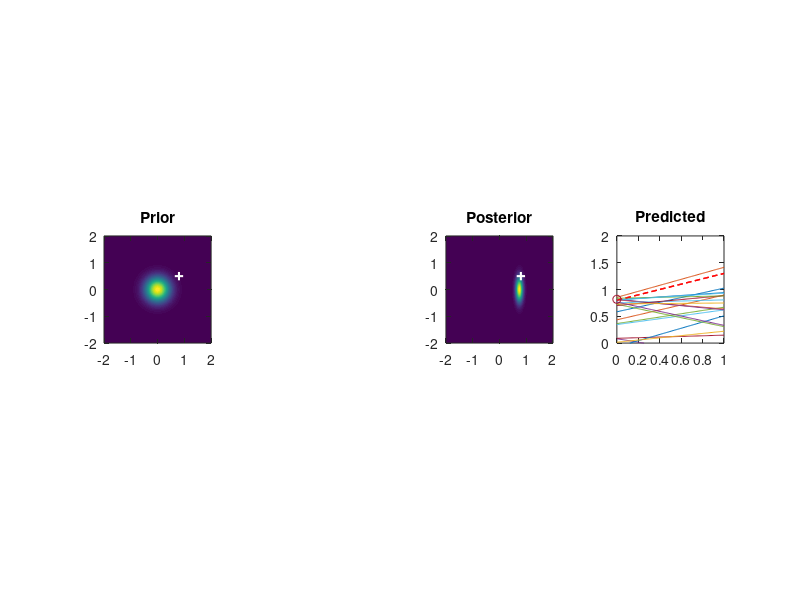

The MATLAB source for this figure: (Note: this script raises an error after producing the figure.)
clear; close all;
%% dataset
ns = 20; 
x = linspace(0,1,ns)';
%y = @(x) sin(2*pi*x);
w2 = 0.5; w1 = 0.8;
y = @(x) w2*x + w1;
e = .2*randn(size(x));
t = y(x) + e;

%% prior
M = 2;
alpha = .1;
beta = 1/.01;

MuPrior = zeros(1,M)'; SigmaPrior = alpha\eye(M);

phi = @(x)(bsxfun(@power,x,0:M-1)); % Phi function
phix = phi(x); % design matrix
%f1 = figure('units','normalized','outerposition',[0 0 1 1]);% f2 = figure('Position',[501 100 500 400]);
f1 = figure;% f2 = figure('Position',[501 100 500 400]);
pbaspect([1 1 1]);
%f3 = figure;


for i=1:length(t)
    clf;
    if i == 1
        x1 = -2:.005:2; x2 = x1;
        [X1,X2] = meshgrid(x1,x2);
        F = mvnpdf([X1(:) X2(:)],MuPrior',inv(SigmaPrior));
        F = reshape(F,length(x2),length(x1));
        %figure(f2); clf;
        subplot(1,4,1); imagesc(x1,x2,F);set(gca,'YDir','normal'); hold on; plot(w1,w2,'w+','LineWidth',1.5);
        W = mvnrnd(MuPrior',inv(SigmaPrior),10); pbaspect([1 1 1]); title('Prior'); 
        
        xx = linspace(0,1,100);
        yt = W(:,2)*xx + W(:,1);
        %figure(f1); clf;
        subplot(1,4,4); plot(xx,yt); hold on; plot(xx,y(xx),'r--','LineWidth',1); title('Predicted'); xlim([0 1]); ylim([0 2]);
        pbaspect([1 1 1]); pause;
    end
    
    if i ~= 1
        F = mvnpdf([X1(:) X2(:)],MuPost',inv(SigmaPost));
        F = reshape(F,length(x2),length(x1));
        %figure(f2); clf;
        subplot(1,4,1); imagesc(x1,x2,F); set(gca,'YDir','normal'); hold on; plot(w1,w2,'w+','LineWidth',1.5);
        pbaspect([1 1 1]);title('Prior');
        %figure(f3); clf;
    end
    
    SigmaPost = SigmaPrior + beta*(phix(1:i,:)'*phix(1:i,:));
    MuPost = SigmaPost\(SigmaPrior\MuPrior + beta*phix(1:i,:)'*t(1:i));
    MuPrior = MuPost;

    W = mvnrnd(MuPost',inv(SigmaPost),10);
    
    xx = linspace(0,1,100);
    yt = W(:,2)*xx + W(:,1);
    %figure(f1); clf;
    subplot(1,4,4); plot(xx,yt); hold on; plot(xx,y(xx),'r--','LineWidth',1); hold on; plot(x(1:i),t(1:i),'o'); xlim([0 1]); ylim([0 2]);
    pbaspect([1 1 1]); title('Predicted');
    
    F = mvnpdf([X1(:) X2(:)],MuPost',inv(SigmaPost));
    F = reshape(F,length(x2),length(x1));
    %figure(f2); clf;
    subplot(1,4,3); imagesc(x1,x2,F); set(gca,'YDir','normal'); hold on; plot(w1,w2,'w+','LineWidth',1.5); 
    pbaspect([1 1 1]);title('Posterior');
    %figure(f3); clf; 
    
    lkhd = [X1(:) X2(:)]*phix(i,:)'; lkhd = (sqrt(2*pi)*beta)\gaussmf(lkhd(:),[1 t(i)]);
    lkhd = reshape(lkhd,length(x2),length(x1));
    subplot(1,4,2); imagesc(x1,x2,lkhd); set(gca,'YDir','normal'); hold on; plot(w1,w2,'r+','LineWidth',1.5);
    pbaspect([1 1 1]); title('Likelihood'); pause(0.5);
    
    if i == 1
        pause;
    end
end